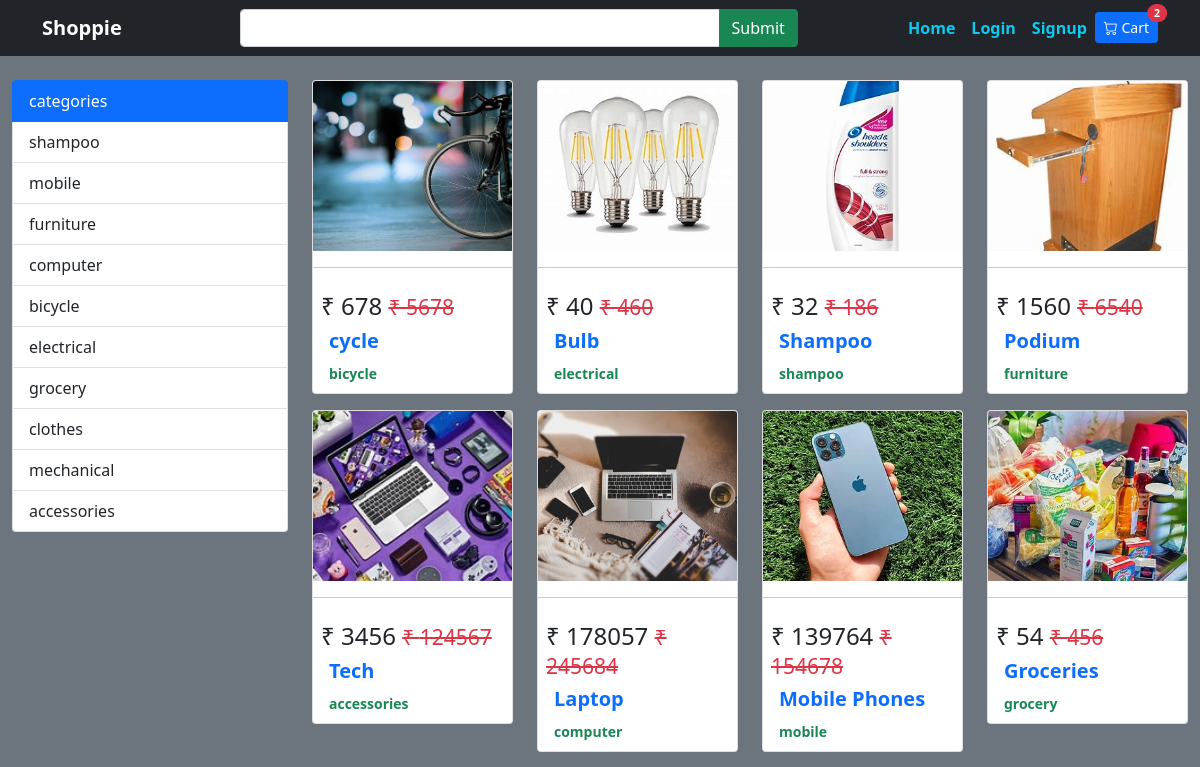
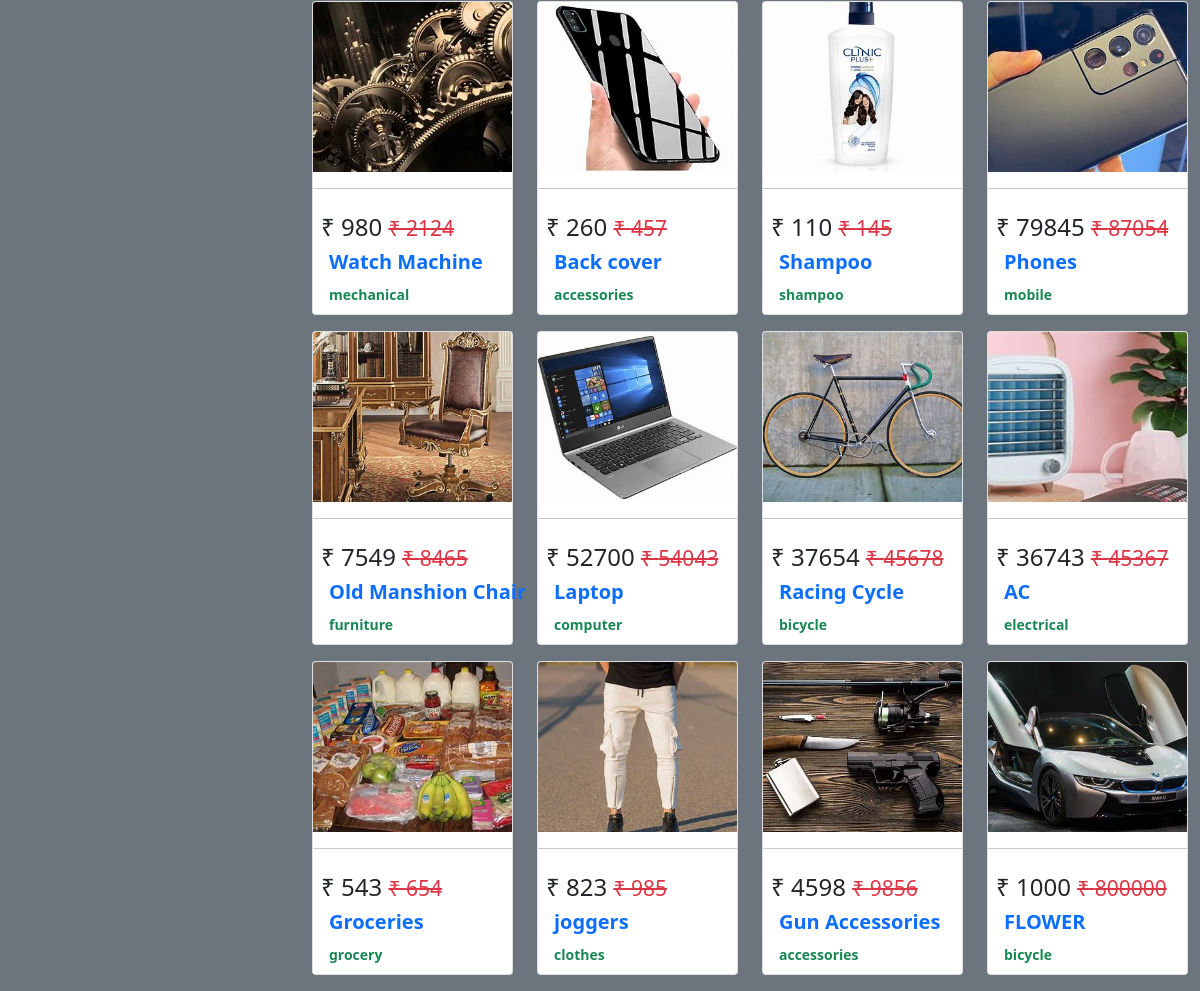
The page / on the database its author committed (2 pictures, top to bottom).
### tables this page shows
CREATE TABLE `category` (
  `cat_id` int(11) NOT NULL,
  `cat_title` varchar(200) NOT NULL
);

CREATE TABLE `products` (
  `id` int(11) NOT NULL,
  `title` varchar(200) NOT NULL,
  `category` varchar(200) NOT NULL,
  `image` varchar(200) DEFAULT NULL,
  `brand` varchar(200) NOT NULL,
  `price` float NOT NULL,
  `discount_price` float NOT NULL,
  `description` text NOT NULL
);

### include/config.php (called while the page is built, shortened)
<?php
$connect= mysqli_connect(HOST,USER,PASS,DB) or die("db connection fail");
   function calling($table){
       global $connect;
       $array = [];
       $query = mysqli_query($connect,"select * from $table");
       while($row = mysqli_fetch_array($query)){
           $array[] = $row;
       }
       return $array;
   }
?>

### index.php (the view, shortened to what this page needs)
 <?php include "include/config.php";?>
<!DOCTYPE html>
<html lang="en">
<head>
    <link rel="stylesheet" href="https://cdn.jsdelivr.net/npm/bootstrap-icons@1.8.1/font/bootstrap-icons.css">
<link href="https://cdn.jsdelivr.net/npm/bootstrap@5.1.3/dist/css/bootstrap.min.css" rel="stylesheet">
</head>
<body class="bg-secondary">
    <?php include "include/nav.php";?>
    <div class="container-fluid mt-4 ">
        <div class="row">
            <div class="col-3">
         <?php include "include/side.php";?>
            <div class="col-9">
                <div class="row">
                    <?php
                    $callingproduct = calling("products JOIN category ON products.category = category.cat_id");
                    foreach ($callingproduct as $value){
                        ?>
                        <div class="col-3">
                            <div class="card mb-3">
                            <img src="productimages/<?= $value['image'];?>" alt="" class="card-img-top" style="object-fit:cover; height:170px;"><hr>
                            <div class="card-body p-2">
                                <h2 class="h4">
                                    <span class="">₹ <?= $value['discount_price'];?></span>
                                    <del class="small text-danger "> ₹ <?= $value['price'];?></del ></h2>
                                <h5> <b class='m-0 p-0 text-truncate text-primary ms-2'><?= $value['title'];?></b></h5>
                                <small><b class='m-0 p-0 text-success text-truncate ms-2'><?= $value['cat_title'];?></b></small>
                            </div>
                            </div>
                        </div>
                   <?php } ?>
                </div>
            </div>
        </div>
    </div>
</body>
</html>

### include/nav.php (shortened to what this page needs)
<nav class="navbar navbar-expand-lg navbar-dark bg-dark">
        <div class="container">
                <a href="" class="navbar-brand"><b>Shoppie</b></a>
                <form action="index.php" class="d-flex input-group w-50">
                        <input type="search" name="search" class="form-control" >
                        <input type="submit" name="find" class="btn btn-success">
                </form>
         <ul class="navbar-nav">
             <li  class="nav-item"><a href="index.php" class="nav-link text-info"><b>Home</b></a></li>
             <?php if(isset($_SESSION['user'])){ ?>
                <li  class="nav-item"><a href="auth/logout.php" class="nav-link text-info"><b>Logout</b></a></li>
                <li  class="nav-item"><a href="auth/login.php" class="nav-link text-info"><b>
                        <?php
                                $log = $_SESSION['user'];
                                $data = calling("users where email='$log' OR contact='$log'");
                                echo $fullname = $data[0]['fullname'];
                        ?>
                </b></a></li>
                <li  class="nav-item"><a href="insert.php" class="nav-link text-info"><b>insert</b></a></li>
             <?php } else { ?>
                <li  class="nav-item"><a href="auth/login.php" class="nav-link text-info"><b>Login</b></a></li>
                <li  class="nav-item"><a href="auth/signup.php" class="nav-link text-info"><b>Signup</b></a></li>
            <?php } ?>
             <li  class="nav-item"> <a href='cart.php' class="btn btn-primary btn-sm mt-1 position-relative">
                <i class="bi bi-cart"></i> Cart
                        <span class="position-absolute top-0 start-100 translate-middle badge rounded-pill bg-danger">
                        2
                        </span>
                                </a>
             </li>
            </ul>
          </div>
</nav>

### include/side.php
<div class="list-group">
                    <div class="list-group-item list-group-item-action active">categories </div>
                    <?php
                    $callingcat = calling("category");
                    foreach($callingcat as $cat){
                        $id = $cat['cat_id'];
                        $title = $cat['cat_title'];
                        echo "<a href='index.php?cat=$id' class='list-group-item list-group-item-action'>$title</a>";
                    }
                    ?>
                </div>
            </div>

### rows shown on the page
category: cat_title "shampoo"
category: cat_title "mobile"
category: cat_title "furniture"
category: cat_title "computer"
category: cat_title "bicycle"
category: cat_title "electrical"
category: cat_title "grocery"
category: cat_title "clothes"
category: cat_title "mechanical"
category: cat_title "accessories"
products: image (picture), discount_price "678", price "5678", title "cycle", category.cat_title "bicycle"
products: image (picture), discount_price "40", price "460", title "Bulb", category.cat_title "electrical"
products: image (picture), discount_price "32", price "186", title "Shampoo", category.cat_title "shampoo"
products: image (picture), discount_price "1560", price "6540", title "Podium", category.cat_title "furniture"
products: image (picture), discount_price "3456", price "124567", title "Tech", category.cat_title "accessories"
products: image (picture), discount_price "178057", price "245684", title "Laptop", category.cat_title "computer"
products: image (picture), discount_price "139764", price "154678", title "Mobile Phones", category.cat_title "mobile"
products: image (picture), discount_price "54", price "456", title "Groceries", category.cat_title "grocery"
products: image (picture), discount_price "980", price "2124", title "Watch Machine", category.cat_title "mechanical"
products: image (picture), discount_price "260", price "457", title "Back cover", category.cat_title "accessories"
products: image (picture), discount_price "110", price "145", title "Shampoo", category.cat_title "shampoo"
products: image (picture), discount_price "79845", price "87054", title "Phones", category.cat_title "mobile"
products: image (picture), discount_price "7549", price "8465", title "Old Manshion Chair", category.cat_title "furniture"
products: image (picture), discount_price "52700", price "54043", title "Laptop", category.cat_title "computer"
products: image (picture), discount_price "37654", price "45678", title "Racing Cycle", category.cat_title "bicycle"
products: image (picture), discount_price "36743", price "45367", title "AC", category.cat_title "electrical"
products: image (picture), discount_price "543", price "654", title "Groceries", category.cat_title "grocery"
products: image (picture), discount_price "823", price "985", title "joggers", category.cat_title "clothes"
products: image (picture), discount_price "4598", price "9856", title "Gun Accessories", category.cat_title "accessories"
products: image (picture), discount_price "1000", price "800000", title "FLOWER", category.cat_title "bicycle"
